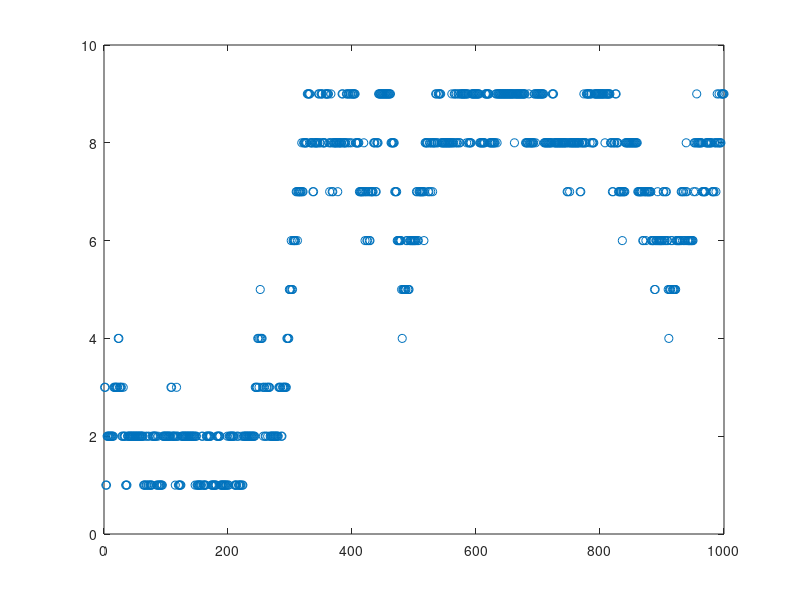

The MATLAB source for this figure: (Note: this script raises an error after producing the figure.)
%%%%%%%%%%%%%%%%%%%%%%%%%%%%%%%%%%%%%%%%%%%%%%%%%%%%%%%%%%%%%%%%%%%
%%% AUTOREGRESSIVE PROJECT CHECKPOINT
%%% Demonstration of autoregressive (AR) models up to second order.
%%% Colorado School of Mines EENG311 - Spring 2026 - Mike Wakin
%%%%%%%%%%%%%%%%%%%%%%%%%%%%%%%%%%%%%%%%%%%%%%%%%%%%%%%%%%%%%%%%%%%

% In contrast to the Hawaiian text dataset, some data sequences have more
% of an algebraic structure over time. 
%
% To get a sense of this, let's create our own sequence that has a
% particular "formula" for creating each symbol based on the few most 
% recent symbols that preceded it: 
% 
% sym(n) ~= 0.8*sym(n-1) - 0.2*sym(n-2) + 0.4*sym(n-3)
% 
% We also add a bit of noise for randomness, and make sure each symbol is
% an integer between 1 and 9.
%
% This type of model is known as an Autoregressive (AR) model.
ARcoeffs = [0.8 -0.2 0.4]'; 
ARconst = 0;
ARorder = length(ARcoeffs);
NoiseVar = 0.15; % this is the variance of the additive Gaussian noise
sequenceLength = 1000;
sequence = zeros(sequenceLength,1);
sequence(1:ARorder) = ceil(9*rand(ARorder,1));
for ii = ARorder+1:sequenceLength
    nextSym = sum(ARcoeffs.*sequence(ii-1:-1:ii-ARorder)) + ARconst + sqrt(NoiseVar)*randn;
    nextSym = round(nextSym);
    nextSym = min(nextSym,9);
    nextSym = max(nextSym,1);
    sequence(ii) = nextSym;
end
figure(1);clf;plot(sequence,'o');

% Suppose we want to train a forecasting model for this data. We could
% build a Markov Chain model, but it could require a pretty large training
% data set because it has many parameters to learn. Instead, Matlab's
% Econometrics Toolbox has a framework for learning AR models.
Mdl = arima(3,0,0); % <-- this 3 means we are training a 3rd order model
Mdl = estimate(Mdl,sequence);
% The model coefficients may not be perfect, but they are the best fit to
% the noisy training data provided.

% This trained model can be used to predict the next symbol in a sequence.
% For example, suppose sym(n-1) = 5, sym(n-2) = 3, and sym(n-3) = 1. Then 
% we can predict sym(n) as follows:
[predictedSym,~,V] = forecast(Mdl,1,[1;3;5]);
predictedSym

% We need to transform this predicted symbol 
% (which is not even an integer) into a probabilistic forecast for the 
% next symbol. The AR model assumes a Gaussian distribution centered 
% at predictedSym with variance V.
% 
% I recommend using the command normpdf to get 9 samples of that Gaussian
% pdf, and then normalize those 9 numbers so they sum to 1. Note: normpdf 
% requires the standard deviation, not the variance!

load sequence_ElecDemand_train.mat % allowed because it is TRAINING data
%sequenceLength = length(sequence);
Mdl = arima(2,0,0);
Mdl = estimate(Mdl,sequence);
sequenceLength = initializeSymbolMachineS26('sequence_ElecDemand_test.mat');
probs = [1/9 1/9 1/9 1/9 1/9 1/9 1/9 1/9 1/9];
[past2,~] = symbolMachineS26(probs);
[past1,~] = symbolMachineS26(probs);
for ii = 3:sequenceLength
 [predictedSym,~,V] = forecast(Mdl,1,[past2;past1]); 
 probs = normpdf(1:9,predictedSym,sqrt(V));
 probs = probs/sum(probs);
 [symbol,~] = symbolMachineS26(probs);
 past2 = past1;
 past1 = symbol;
end
reportSymbolMachineS26;
% 2) Compare the performance of your second-order AR model to a
% second-order MC model (trained on the ElecDemand training dataset, 
% and tested on the ElecDemand testing dataset).
%sequenceLength = length(sequence);
sequenceLength = initializeSymbolMachineS26('sequence_ElecDemand_test.mat');
symbolCounts = ones(9,9,9); % Prevents any 0 probability forecasts
for ii = 3:sequenceLength
 currentSymbol = sequence(ii);
 past1 = sequence(ii-1);
 past2 = sequence(ii-2);
 symbolCounts(past2,past1,currentSymbol) = ...
 symbolCounts(past2,past1,currentSymbol) + 1;
end
probMatrix = symbolCounts;
for past2 = 1:9
 for past1 = 1:9
 probMatrix(past2,past1,:) = probMatrix(past2,past1,:)/sum(probMatrix(past2,past1,:));
 end
end
probs = [1/9 1/9 1/9 1/9 1/9 1/9 1/9 1/9 1/9];
[past2,~] = symbolMachineS26(probs);
[past1,~] = symbolMachineS26(probs);
for ii = 3:sequenceLength
 [symbol,~] = symbolMachineS26(probMatrix(past2, past1,:));
 past2 = past1;
 past1 = symbol;
end
reportSymbolMachineS26;
% 3) Train a FOURTH-order AR model on the ElecDemand training dataset, 
% and use that model to forecast the ElecDemand testing dataset.
Mdl = arima(4,0,0);
Mdl = estimate(Mdl,sequence);
sequenceLength = initializeSymbolMachineS26('sequence_ElecDemand_test.mat');
probs = [1/9 1/9 1/9 1/9 1/9 1/9 1/9 1/9 1/9];
[past4,~] = symbolMachineS26(probs);
[past3,~] = symbolMachineS26(probs);
[past2,~] = symbolMachineS26(probs);
[past1,~] = symbolMachineS26(probs);
for ii = 5:sequenceLength
 [predictedSym,~,V] = forecast(Mdl,1,[past4;past3;past2;past1]); 
 % Compute Gaussian pdf values at integers 1:9 using predicted mean and std
 probs = normpdf(1:9,predictedSym,sqrt(V));
 probs = probs/sum(probs);
 [symbol,~] = symbolMachineS26(probs);
 past4 = past3;
 past3 = past2;
 past2 = past1;
 past1 = symbol;
end
reportSymbolMachineS26;
